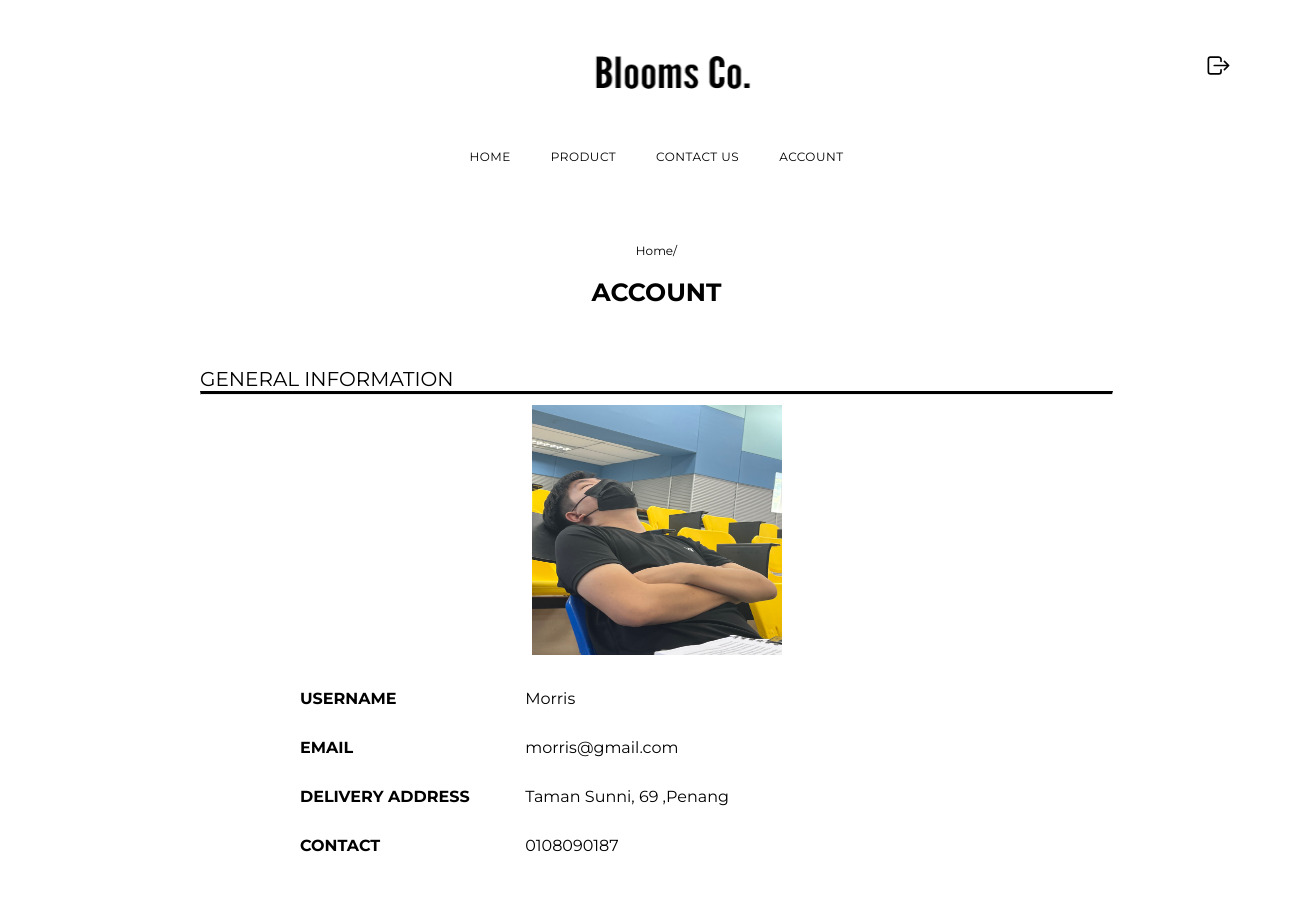
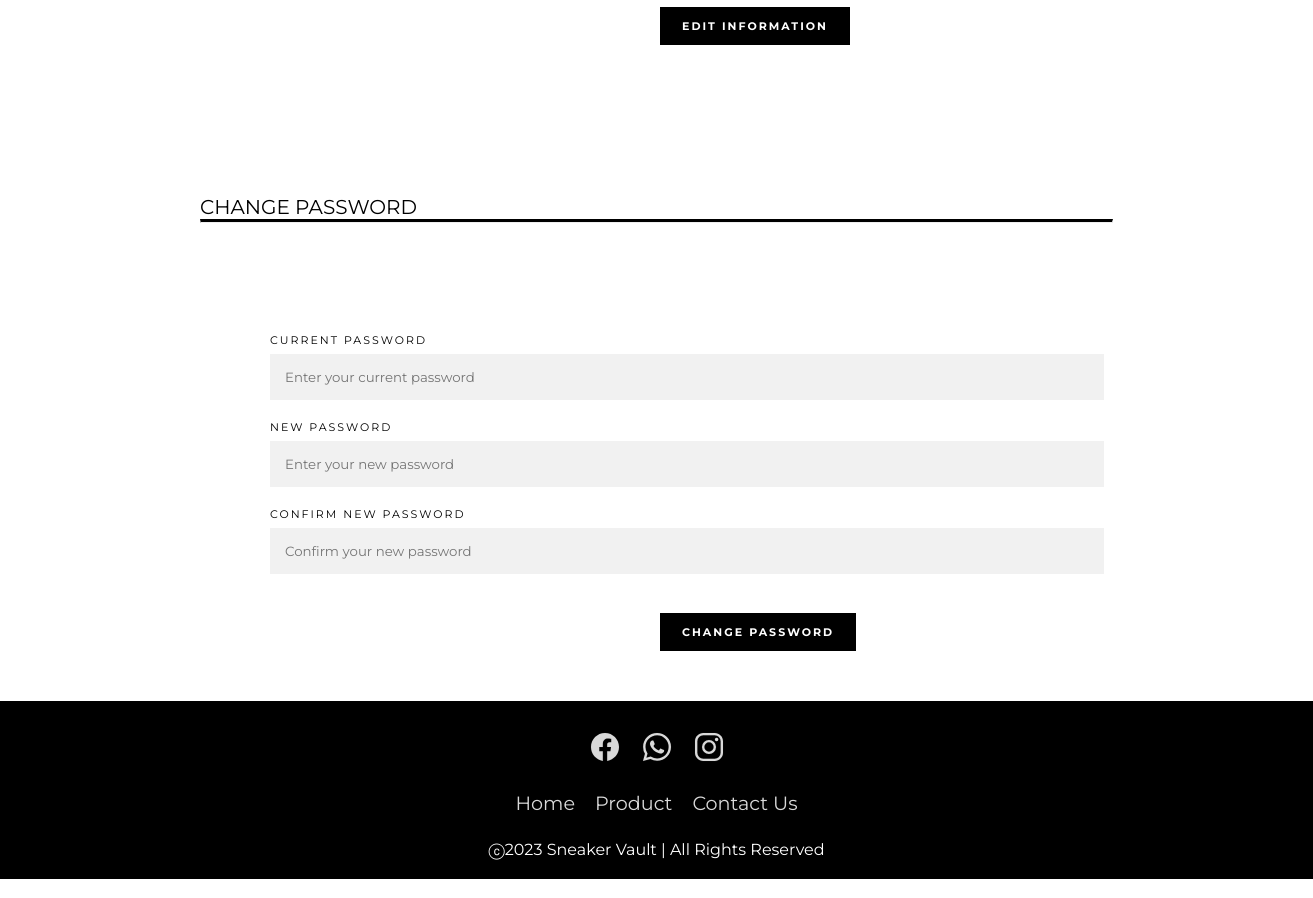
The app's page /accountset.php (signed in) with its own data (2 pictures, top to bottom).
### tables this page shows
CREATE TABLE `user_table` (
  `user_id` int(11) NOT NULL,
  `username` varchar(15) NOT NULL,
  `user_email` varchar(50) NOT NULL,
  `user_password` varchar(255) NOT NULL,
  `user_address` varchar(255) NOT NULL,
  `user_phone` varchar(20) NOT NULL,
  `user_image` varchar(255) NOT NULL
);

### accountset.php (the view, shortened to what this page needs)
<?php
require_once './helper.php';
?>
<!DOCTYPE html>
<html>
    <head>
        <link rel="stylesheet" href="https://cdnjs.cloudflare.com/ajax/libs/font-awesome/4.7.0/css/font-awesome.min.css">
        <link href="../css/accountset.css" rel="stylesheet" type="text/css"/>
    </head>
    <body>
        <?php include './header.php'; ?>
        <div class="tittle">
            <p>Home/</p></br>
            <p class="bold"><b>ACCOUNT</b></p>
        </div>
        <div class="settingstitle">GENERAL INFORMATION
            <hr class="solid">
        </div>
        <?php
        $username = $_SESSION['username'];
        $user_image_query = "SELECT user_image FROM user_table WHERE username = '$username'";
        $user_image_result = mysqli_query($con, $user_image_query);
        if ($user_image_result && mysqli_num_rows($user_image_result) > 0) {
            $row = mysqli_fetch_assoc($user_image_result);
            $user_image = $row['user_image'];
            echo "<center><img src='./user_images/$user_image' class='pic' alt='Profile Picture'></center>";
        }
        ?>
        <div class="totals">
            <div class="line">
                <label>USERNAME</label>
                <?php
                $username = $_SESSION['username'];
                $user_info_query = "SELECT username FROM user_table WHERE username = '$username'";
                $user_info_result = mysqli_query($con, $user_info_query);
                if ($user_info_result && mysqli_num_rows($user_info_result) > 0) {
                    $row = mysqli_fetch_assoc($user_info_result);
                    $username = $row['username'];
                    echo "<div class='text' id='username'>$username</div>";
                }
                ?>
            </div>
        </div>
        <div class="totals">
            <div class="line">
                <label>EMAIL</label>
                <?php
                $username = $_SESSION['username'];
                $email_query = "SELECT user_email FROM user_table WHERE username = '$username'";
                $email_result = mysqli_query($con, $email_query);
                if ($email_result && mysqli_num_rows($email_result) > 0) {
                    $row = mysqli_fetch_assoc($email_result);
                    $email = $row['user_email'];
                    echo "<div class='text' id='email'>$email</div>";
                }
                ?>
            </div>
        </div>
        <div class="totals">
            <div class="line">
                <label>DELIVERY ADDRESS</label>
                <?php
                $username = $_SESSION['username'];
                $address_query = "SELECT user_address FROM user_table WHERE username = '$username'";
                $address_result = mysqli_query($con, $address_query);
                if ($address_result && mysqli_num_rows($address_result) > 0) {
                    $row = mysqli_fetch_assoc($address_result);
                    $address = $row['user_address'];
                    echo "<div class='text' id='add'>$address</div>";
                }
                ?>
            </div>
        </div>
        <div class="totals">
            <div class="line">
                <label>CONTACT</label>
                <?php
                $username = $_SESSION['username'];
                $contact_query = "SELECT user_phone FROM user_table WHERE username = '$username'";
                $contact_result = mysqli_query($con, $contact_query);
                if ($contact_result && mysqli_num_rows($contact_result) > 0) {
                    $row = mysqli_fetch_assoc($contact_result);
                    $contact = $row['user_phone'];
                    echo "<div class='text' id='phoneno'>$contact</div>";
                }
                ?>
            </div>
        </div>
        <form action="edit_account.php" method="post">
            <div class="logbtn">
                <br>
                <input type="submit" class="btn4" value="EDIT INFORMATION" name="change_password">
            </div>
        </form>
        <div class="settingstitle2">CHANGE PASSWORD
            <hr class="solid">
        </div>
        <form action="" method="post">
            <div class="container2">
                <div class="container">
                    <div class="fontsz">
                        <label for="current_password">CURRENT PASSWORD</label><br>
                        <input type="password" name="current_password" id="current_password" placeholder="Enter your current password" required="required">
                        <br>
                        <label for="new_password">NEW PASSWORD</label><br>
                        <input type="password" name="new_password" id="new_password" placeholder="Enter your new password" required="required">
                        <br>
                        <label for="confirm_new_password">CONFIRM NEW PASSWORD</label><br>
                        <input type="password" name="confirm_new_password" id="confirm_new_password" placeholder="Confirm your new password" required="required">
                    </div>
                </div>
            </div>
            <div class="logbtn">
                <br>
                <input type="submit" class="btn3" value="CHANGE PASSWORD" name="change_password">
            </div>
        </form>
        <?php include './footer.php'; ?>
         </body>
</html>

### css/accountset.css (style rules this page uses)
.tittle { width: 100%; text-align: center; margin-top: 50px; }
.tittle p { font-size: 12px; }
.tittle .bold { font-size: 25px; }
.settingstitle { font-weight: normal; font-size: 20px; margin-left: 200px; margin-right:200px; margin-top: 60px; margin-bottom: 10px; }
.settingstitle2 { font-weight: normal; font-size: 20px; margin-left: 200px; margin-right:200px; margin-top: 150px; margin-bottom: 50px; }
hr.solid { border-top: 3px solid black; }
.line { float: left; clear: both; width: 100%; margin-bottom: 0px; margin-top: 30px; }
.line label { margin-left: 300px; font-weight: bold; }
.text { float: right; width: 60%; text-align: left; }
.container { margin-left: 270px; }
.container2 { padding-top: 60px; }
.fontsz { font-size: 11px; letter-spacing: 2px; }
input[type=email],[type=text],[type=tel],[type=password] { width: 80%; padding: 15px; margin: 7px 0 20px 0; display: inline-block; border: none; background: #f1f1f1; }
.btn3 { justify-content: center; padding: 10px 20px; color: white; cursor: pointer; transition: all 0.3s ease; background-color: black; border: 2px solid black; font-size: 11px; font-weight: bold; letter-spacing: 2px; margin-bottom: 50px; margin-left: 660px; }
.btn4 { justify-content: center; padding: 10px 20px; color: white; cursor: pointer; transition: all 0.3s ease; background-color: black; border: 2px solid black; font-size: 11px; font-weight: bold; letter-spacing: 2px; margin-top: 50px; margin-left: 660px; }
.pic { width:250px; height: 250px; }

### css/style.css (style rules this page uses)
*, *:before, *:after { font-family: "Montserrat", sans-serif; padding: 0; margin: 0; box-sizing: border-box; }
body { background-color: white; }

### records on screen
user_table: user_image (picture), username "Morris", user_email "morris@gmail.com", user_address "Taman Sunni, 69 ,Penang", user_phone "0108090187"
